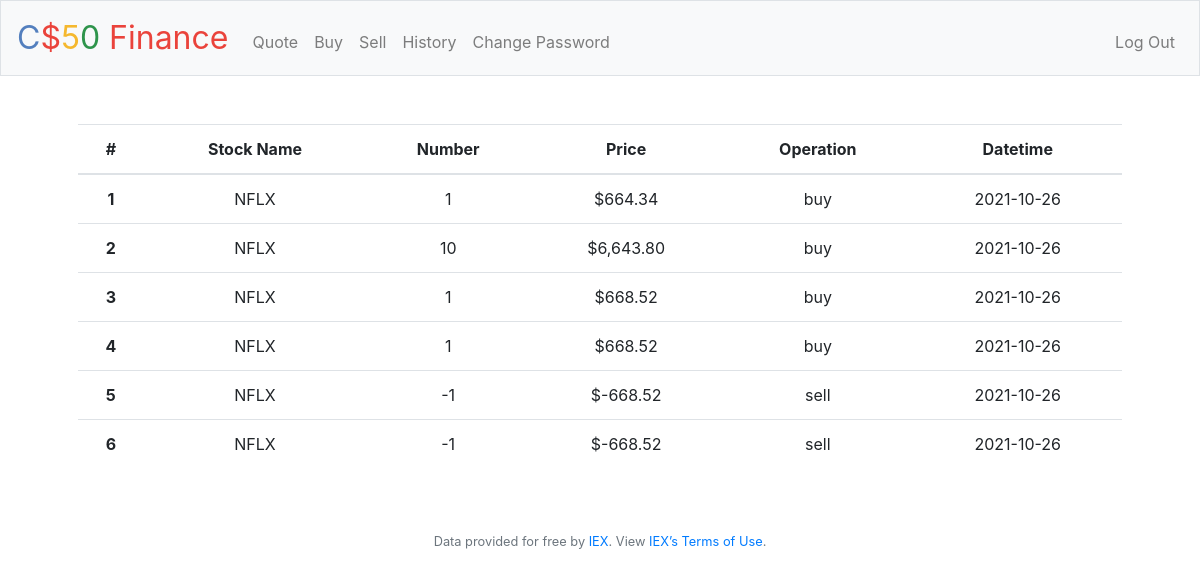
Screenshot of /history (signed in) with the database file from the repository.
### tables this page shows
CREATE TABLE "transactions" (
	"id"	INTEGER PRIMARY KEY AUTOINCREMENT,
	"user_id"	INTEGER NOT NULL,
	"symbol"	TEXT NOT NULL,
	"number"	INTEGER,
	"price"	REAL NOT NULL,
	"operation"	INTEGER NOT NULL,
	"datetime"	TEXT NOT NULL
);

### application.py (the view)
@app.route("/history")
@login_required
def history():
    table = []
    rows = db.execute("SELECT * FROM transactions where user_id = ? order by id", session['user_id'])
    for row in rows:
        r = {}
        r['symbol'] = row['symbol']
        r['number'] = row['number']
        r['price'] = row['price']
        op = row['operation']
        if op == 1:
            r['operation'] = 'sell'
        else:
            r['operation'] = 'buy'
        r['datetime'] = row['datetime']
        table.append(r)
    return render_template("history.html", table=table)

### application.py (called while the page is built)
@app.after_request
def after_request(response):
    response.headers["Cache-Control"] = "no-cache, no-store, must-revalidate"
    response.headers["Expires"] = 0
    response.headers["Pragma"] = "no-cache"
    return response

### helpers.py (called while the page is built)
def login_required(f):
    @wraps(f)
    def decorated_function(*args, **kwargs):
        if session.get("user_id") is None:
            return redirect("/login")
        return f(*args, **kwargs)
    return decorated_function

def usd(value):
    return f"${value:,.2f}"

### templates/history.html (shortened to what this page needs)
{% extends "layout.html" %}
{% block main %}
    <div>
    <table class="table">
      <thead>
        <tr>
          <th scope="col">#</th>
          <th scope="col">Stock Name</th>
          <th scope="col">Number</th>
          <th scope="col">Price</th>
          <th scope="col">Operation</th>
          <th scope="col">Datetime</th>
        </tr>
      </thead>
      <tbody>
      {%  for row in table %}
        <tr>
          <th scope="row">{{ loop.index }}</th>
          <td>{{ row['symbol'] }}</td>
          <td>{{ row['number'] }}</td>
          <td>{{ row['price'] | usd }}</td>
          <td>{{ row['operation'] }}</td>
          <td>{{ row['datetime'] }}</td>
        </tr>
      {% endfor %}
      </tbody>
    </table>
    </div>
{% endblock %}

### rows the page displays
transactions: symbol "NFLX", number "1", price "$664.34", operation "buy", datetime "2021-10-26"
transactions: symbol "NFLX", number "10", price "$6,643.80", operation "buy", datetime "2021-10-26"
transactions: symbol "NFLX", number "1", price "$668.52", operation "buy", datetime "2021-10-26"
transactions: symbol "NFLX", number "1", price "$668.52", operation "buy", datetime "2021-10-26"
transactions: symbol "NFLX", number "-1", price "$-668.52", operation "sell", datetime "2021-10-26"
transactions: symbol "NFLX", number "-1", price "$-668.52", operation "sell", datetime "2021-10-26"
